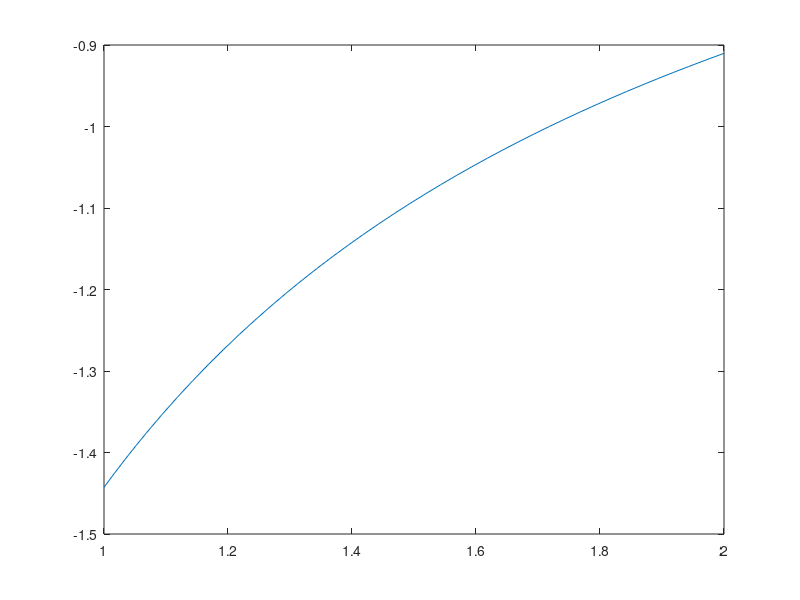

Recreate this plot in MATLAB.
function [t,y] = RA250320_L11_02()
    
    %equacao dada
    y_deriv = @(t, y) (y.^2)/(1 + t);
    
    %intervalo de t
    t = [1 2];

    y_um = (-1)/(log(2));
    
    [t, y] = ode45(y_deriv, t, y_um);
    
    %analisando a solucao analitica
    plot(t, y);

end
